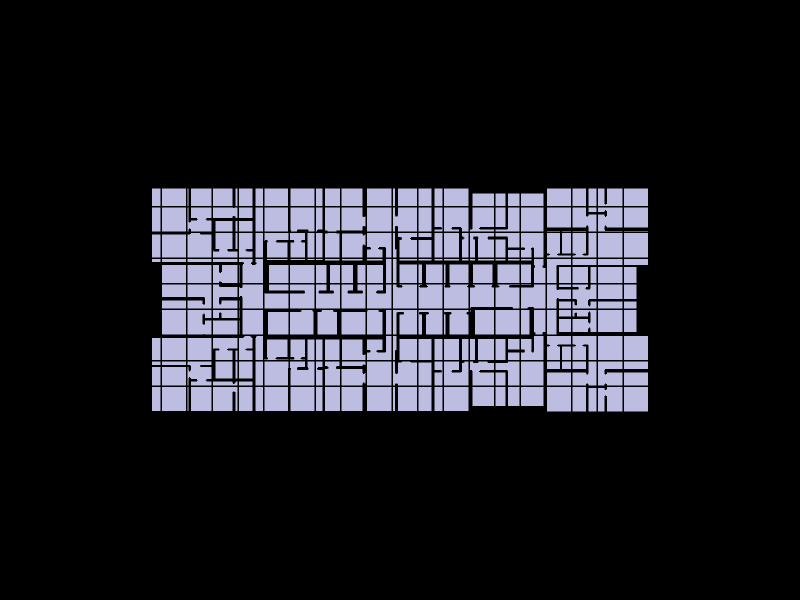

Notebook code for this chart:
### Markdown cell above
## 11. Show the resulting shell

### Code cell
Topology.Show(shell,
              camera=[0,0,6],
              faceColor=[210,210,250],
              faceOpacity=0.9,
              edgeColor="black",
              edgeWidth=3,
              showVertices=False,
              backgroundColor="black",
              width=800,
              height=600,
              renderer = renderer)

### Figure 1 — Plotly figure (JSON) as saved in the notebook; plotly's stock layout.template omitted (floating-point values rounded to 4 significant figures; data arrays with more than 128 entries replaced by an {"elided": "..."} marker saying what was removed)
{"data": [{"hoverinfo": "text", "legendgroup": "2", "legendrank": 2, "line": {"color": "black", "dash": "solid", "width": 3}, "marker": {"size": 0}, "mode": "lines", "name": "1: Untitled (Edges)", "showlegend": false, "text": "", "type": "scatter3d", "x": {"elided": "4863 float values"}, "y": {"elided": "4863 float values"}, "z": {"elided": "4863 int values"}}, {"cmax": 1, "cmin": 0, "color": "#D2D2FA", "colorscale": [[0, "#440154"], [0.1111, "#482878"], [0.2222, "#3e4989"], [0.3333, "#31688e"], [0.4444, "#26828e"], [0.5556, "#1f9e89"], [0.6667, "#35b779"], [0.7778, "#6ece58"], [0.8889, "#b5de2b"], [1, "#fde725"]], "flatshading": true, "hoverinfo": "text", "hovertext": "", "i": {"elided": "1418 int values"}, "j": {"elided": "1418 int values"}, "k": {"elided": "1418 int values"}, "legendgroup": "3", "legendrank": 3, "lighting": {"facenormalsepsilon": 0}, "name": "1: Untitled (Faces)", "opacity": 0.9, "showlegend": false, "showscale": false, "text": "", "type": "mesh3d", "x": {"elided": "1284 float values"}, "y": {"elided": "1284 float values"}, "z": {"elided": "1284 int values"}}], "layout": {"autosize": true, "height": 600, "margin": {"b": 40, "l": 40, "r": 40, "t": 40}, "paper_bgcolor": "#000000", "plot_bgcolor": "#000000", "scene": {"aspectmode": "data", "camera": {"center": {"x": 0, "y": 0, "z": 0}, "eye": {"x": 0, "y": 0, "z": 6}, "projection": {"type": "perspective"}, "up": {"x": 0, "y": 1, "z": 0}}, "xaxis": {"visible": false}, "yaxis": {"visible": false}, "zaxis": {"visible": false}}, "showlegend": true, "width": 800, "xaxis": {"showgrid": false, "visible": false, "zeroline": false}, "yaxis": {"showgrid": false, "visible": false, "zeroline": false}}}
